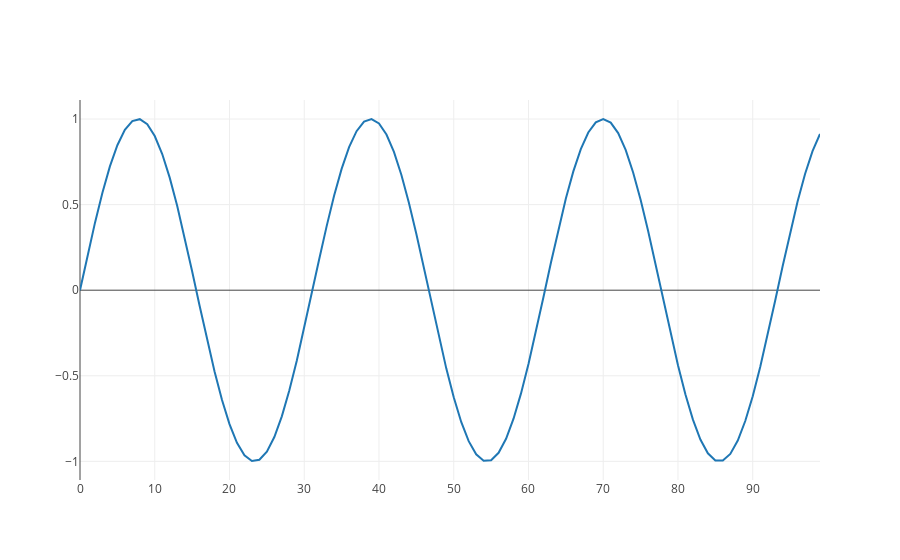

The notebook cell saved with this chart:
### Markdown cell above
### Plotting the interactive graph

### Code cell
trace = go.Scatter(
    y = sin_data
)
data = [trace]
py.iplot(data)
